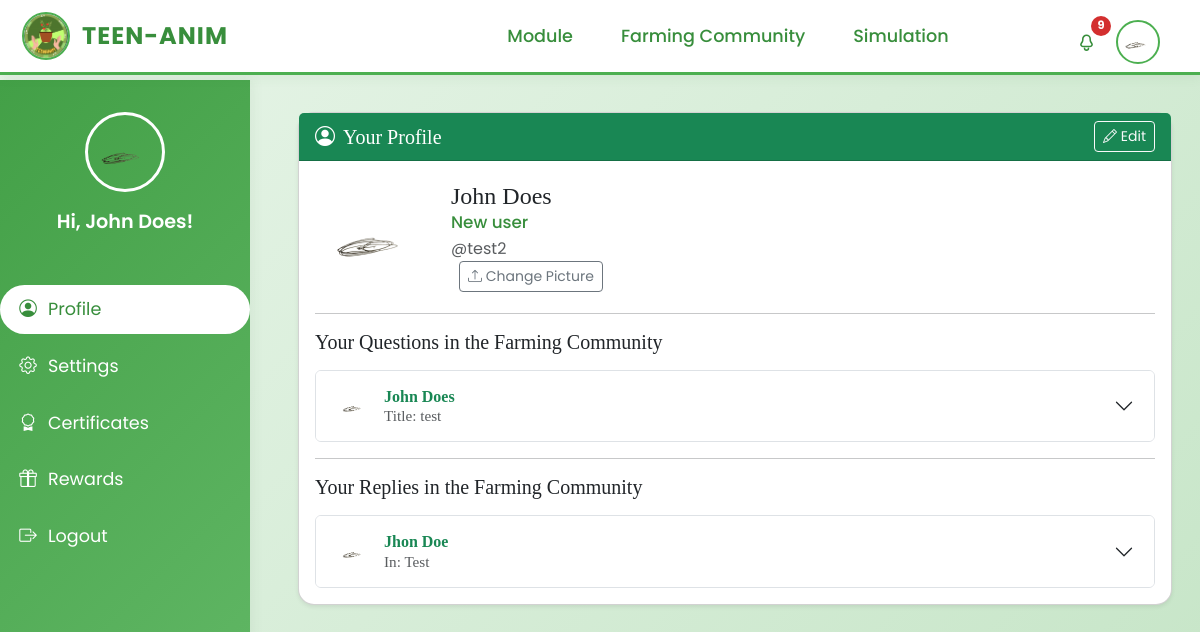
Page /php/userpage.php (signed in) on the committed database.
### tables this page shows
CREATE TABLE `users` (
  `user_id` int(11) NOT NULL,
  `name` varchar(100) NOT NULL,
  `username` varchar(100) NOT NULL,
  `password` varchar(255) NOT NULL,
  `role` enum('student','admin','agriculturist','new user') NOT NULL,
  `date_created` timestamp NOT NULL DEFAULT current_timestamp(),
  `status` varchar(10) DEFAULT 'active',
  `profile_picture` varchar(255) DEFAULT NULL,
  `email` varchar(255) DEFAULT NULL,
  `verification_code` varchar(10) DEFAULT NULL,
  `verification_expires` datetime DEFAULT NULL,
  `email_verified` tinyint(1) DEFAULT 0,
  `offense_count` int(11) NOT NULL DEFAULT 0,
  `restriction_until` datetime DEFAULT NULL,
  `restriction_type` enum('none','temporary','permanent') NOT NULL DEFAULT 'none'
);

CREATE TABLE `questions` (
  `question_id` int(11) NOT NULL,
  `user_id` int(11) NOT NULL,
  `title` varchar(255) NOT NULL,
  `body` text NOT NULL,
  `image_path` varchar(255) DEFAULT NULL,
  `created_at` datetime DEFAULT current_timestamp(),
  `updated_at` datetime DEFAULT NULL,
  `status` enum('pending','approved','rejected') DEFAULT 'pending',
  `best_reply_id` int(11) DEFAULT NULL
);

CREATE TABLE `reply` (
  `reply_id` int(11) NOT NULL,
  `question_id` int(11) NOT NULL,
  `user_id` int(11) NOT NULL,
  `body` text NOT NULL,
  `created_at` datetime DEFAULT current_timestamp(),
  `updated_at` datetime DEFAULT NULL
);

### php/userpage.php (the view, shortened to what this page needs)
<?php
    include 'connection.php';
    $sql = "SELECT * FROM users WHERE user_id = {$_SESSION['user_id']}";
    $result = $conn->query($sql);
    if ($result->num_rows > 0) {
        $user = $result->fetch_assoc();
    } else {
        echo "User details not found.";
        exit();
    }
    $question_sql = "SELECT * FROM questions WHERE user_id = {$_SESSION['user_id']} ORDER BY created_at DESC";
    $question_result = $conn->query($question_sql);
    $reply_sql = "SELECT r.*, q.title, q.body AS question_body, q.created_at AS question_created_at, u.name AS author_name, u.profile_picture AS author_profile_picture FROM reply r
                  JOIN questions q ON r.question_id = q.question_id
                  JOIN users u ON q.user_id = u.user_id
                  WHERE r.user_id = {$_SESSION['user_id']} ORDER BY r.created_at DESC";
    $reply_result = $conn->query($reply_sql);
    $active_section = isset($_GET['section']) ? $_GET['section'] : 'profile';
?>
<!DOCTYPE html>
<html lang="en">
<head>
    <link rel="stylesheet" href="https://cdn.jsdelivr.net/npm/bootstrap@5.3.3/dist/css/bootstrap.min.css">
    <link rel="stylesheet" href="https://cdn.jsdelivr.net/npm/bootstrap-icons@1.10.5/font/bootstrap-icons.css">
    <link href="https://unpkg.com/aos@2.3.1/dist/aos.css" rel="stylesheet">
    <link rel="stylesheet" href="../css/userpage.css">
    <link rel="stylesheet" href="../css/homepage.css">
</head>
<body>
<?php include 'navbar.php'; ?>
<div class="sidebar d-flex flex-column align-items-center">
    <img src="<?php echo $profile_pic; ?>" class="avatar profile-picture" alt="User Avatar" onerror="this.onerror=null;this.src='../images/clearteenalogo.png';">
    <div class="username">Hi, <?php echo htmlspecialchars($user['name']); ?>!</div>
    <nav class="nav flex-column w-100 mt-4">
        <a class="nav-link <?php echo ($active_section == 'profile') ? 'active' : ''; ?>" href="?section=profile"><i class="bi bi-person-circle"></i> Profile</a>
        <a class="nav-link <?php echo ($active_section == 'settings') ? 'active' : ''; ?>" href="?section=settings"><i class="bi bi-gear"></i> Settings</a>
        <a class="nav-link <?php echo ($active_section == 'certificates') ? 'active' : ''; ?>" href="?section=certificates"><i class="bi bi-award"></i> Certificates</a>
        <a class="nav-link <?php echo ($active_section == 'rewards') ? 'active' : ''; ?>" href="?section=rewards"><i class="bi bi-gift"></i> Rewards</a>
        <a class="nav-link" href="logout.php"><i class="bi bi-box-arrow-right"></i> Logout</a>
    </nav>
</div>
<div class="main-content">
    <div class="container">
        <?php if ($active_section == 'profile'): ?>
            <div class="card shadow-sm mb-4" data-aos="fade-up">
                <div class="card-header bg-success text-white d-flex align-items-center justify-content-between">
                    <h5 class="mb-0"><i class="bi bi-person-circle me-2"></i>Your Profile</h5>
                    <button class="btn btn-outline-light btn-sm" data-bs-toggle="modal" data-bs-target="#editProfileModal"><i class="bi bi-pencil"></i> Edit</button>
                </div>
                <div class="card-body">
                    <div class="d-flex align-items-center mb-3">
                        <img src="<?php echo $profile_pic; ?>" class="avatar me-3 profile-picture" alt="User Avatar" onerror="this.onerror=null;this.src='../images/clearteenalogo.png';">
                        <div>
                            <h4 class="mb-0"><?php echo htmlspecialchars($user['name']); ?></h4>
                            <div style="font-size: 1.05em; color: #388e3c; font-weight: 500; margin-bottom: 2px;">
                                <?php echo htmlspecialchars(ucfirst($user['role'])); ?>
                            </div>
                            <div class="text-muted">@<?php echo htmlspecialchars($user['username']); ?></div>
                            <button class="btn btn-outline-secondary btn-sm ms-2" data-bs-toggle="modal" data-bs-target="#uploadProfilePicModal">
                                <i class="bi bi-upload"></i> Change Picture
                            </button>
                        </div>
                    </div>
                    <hr>
                    <h5 class="mb-3">Your Questions in the Farming Community</h5>
                    <?php if ($question_result->num_rows > 0): ?>
                        <div class="accordion mb-3" id="questionsAccordion">
                            <?php $qidx = 0; while ($question = $question_result->fetch_assoc()): ?>
                                <div class="accordion-item">
                                    <h2 class="accordion-header" id="qheading<?php echo $qidx; ?>">
                                        <button class="accordion-button collapsed" type="button" data-bs-toggle="collapse" data-bs-target="#qcollapse<?php echo $qidx; ?>" aria-expanded="false" aria-controls="qcollapse<?php echo $qidx; ?>">
                                            <div class="d-flex align-items-center w-100">
                                                <img src="<?php echo $profile_pic; ?>" alt="User Avatar" style="width:36px;height:36px;border-radius:50%;object-fit:cover;margin-right:12px;" onerror="this.onerror=null;this.src='../images/clearteenalogo.png';">
                                                <div>
                                                    <span class="fw-semibold text-success"><?php echo htmlspecialchars($user['name']); ?></span><br>
                                                    <span class="text-muted" style="font-size:0.95em;">Title: <?php echo htmlspecialchars($question['title']); ?></span>
                                                </div>
                                            </div>
                                        </button>
                                    </h2>
                                </div>
                            <?php $qidx++; endwhile; ?>
                        </div>
                    <?php else: ?>
                        <p>No questions found.</p>
                    <?php endif; ?>
                    <hr>
                    <h5 class="mb-3">Your Replies in the Farming Community</h5>
                    <?php
                    $grouped_replies = [];
                    if ($reply_result->num_rows > 0) {
                        while ($reply = $reply_result->fetch_assoc()) {
                            $qid = $reply['question_id'];
                            if (!isset($grouped_replies[$qid])) {
                                $grouped_replies[$qid] = [
                                    'title' => $reply['title'],
                                    'question_body' => $reply['question_body'],
                                    'question_created_at' => $reply['question_created_at'],
                                    'author_name' => $reply['author_name'],
                                    'author_profile_picture' => $reply['author_profile_picture'],
                                    'replies' => []
                                ];
                            }
                            $grouped_replies[$qid]['replies'][] = $reply;
                        }
                    }
                    ?>
                    <?php if (!empty($grouped_replies)): ?>
                        <div class="accordion" id="repliesAccordion">
                            <?php $ridx = 0; foreach ($grouped_replies as $qid => $qdata): ?>
                                <div class="accordion-item">
                                    <h2 class="accordion-header" id="rheading<?php echo $ridx; ?>">
                                        <button class="accordion-button collapsed" type="button" data-bs-toggle="collapse" data-bs-target="#rcollapse<?php echo $ridx; ?>" aria-expanded="false" aria-controls="rcollapse<?php echo $ridx; ?>">
                                            <div class="d-flex align-items-center w-100">
                                                <img src="<?php echo !empty($qdata['author_profile_picture']) ? '../images/profile_pics/' . htmlspecialchars($qdata['author_profile_picture']) : '../images/clearteenalogo.png'; ?>" alt="Author Avatar" style="width:36px;height:36px;border-radius:50%;object-fit:cover;margin-right:12px;" onerror="this.onerror=null;this.src='../images/clearteenalogo.png';">
                                                <div>
                                                    <span class="fw-semibold text-success"><?php echo htmlspecialchars($qdata['author_name']); ?></span><br>
                                                    <span class="text-muted" style="font-size:0.95em;">In: <?php echo htmlspecialchars($qdata['title']); ?></span>
                                                </div>
                                            </div>
                                        </button>
                                    </h2>
                                </div>
                            <?php $ridx++; endforeach; ?>
                        </div>
                    <?php else: ?>
                        <p>No replies found.</p>
                    <?php endif; ?>
                </div>
            </div>
        <?php endif; ?>
    </div>
</div>
</body>
</html>

### php/navbar.php (shortened to what this page needs)
<?php
$base = '';
if (strpos($_SERVER['PHP_SELF'], 'Admin/') !== false) {
    $base = '../../';
} elseif (strpos($_SERVER['PHP_SELF'], 'Forum/') !== false) {
    $base = '../../';
} elseif (strpos($_SERVER['PHP_SELF'], 'php/') !== false) {
    $base = '../';
} else {
    $base = '';
}
$current_page = basename($_SERVER['PHP_SELF']);
$current_path = $_SERVER['PHP_SELF'];
$session_role = $_SESSION['role'] ?? '';
function isActiveLink($link_path, $current_path, $current_page) {
    return false;
}
?>
<link rel="stylesheet" href="<?php echo $base; ?>css/navbar.css">
<nav class="navbar navbar-expand-lg fixed-top navbar-modern w-100">
  <div class="container-fluid">
    <?php if (!isset($_SESSION['logged_in']) || $_SESSION['logged_in'] !== true): ?>
      <?php
        $is_login_page = strpos($_SERVER['PHP_SELF'], 'login.php') !== false;
      ?>
      <div class="d-flex w-100 align-items-center">
        <a class="navbar-brand me-auto" href="<?php echo $base; ?>index.php">
          <img src="<?php echo $base; ?>images/clearteenalogo.png" class="teenanimlogo" alt="home logo">
          TEEN-ANIM
        </a>
        <?php if (!$is_login_page): ?>
        <div class="ms-auto">
          <a href="<?php echo $base; ?>php/login.php" class="btn btn-signin">Sign In</a>
        </div>
        <div style="width: 120px;"></div>
        <?php else: ?>
        <div class="flex-grow-1"></div>
        <div style="width: 120px;"></div>
        <?php endif; ?>
      </div>
    <?php else: ?>
      <a class="navbar-brand" href="<?php echo $base; ?>index.php">
        <img src="<?php echo $base; ?>images/clearteenalogo.png" class="teenanimlogo" alt="home logo">
        TEEN-ANIM
      </a>
      <div class="collapse navbar-collapse" id="navbarNav">
        <?php if (!in_array($session_role, ['admin', 'agriculturist'], true)): ?>
          <ul class="navbar-nav justify-content-center w-100 align-items-lg-center">
            <li class="nav-item">
              <a class="nav-link <?php echo isActiveLink('modulepage.php', $current_path, $current_page) ? 'active' : ''; ?>" href="<?php echo $base; ?>php/modulepage.php">Module</a>
            </li>
            <li class="nav-item">
              <a class="nav-link <?php echo isActiveLink('community.php', $current_path, $current_page) ? 'active' : ''; ?>" href="<?php echo $base; ?>php/Forum/community.php">Farming Community</a>
            </li>
            <li class="nav-item">
              <a class="nav-link <?php echo isActiveLink('simulation.php', $current_path, $current_page) ? 'active' : ''; ?>" href="<?php echo $base; ?>php/simulation.php">Simulation</a>
            </li>
          </ul>
        <?php else: ?>
          <div class="w-100"></div>
        <?php endif; ?>
      </div>
    <?php endif; ?>
  </div>
</nav>
<?php if (isset($_SESSION['logged_in']) && $_SESSION['logged_in'] === true): ?>
  <?php
    include_once dirname(__FILE__) . '/connection.php';
    $user_id = $_SESSION['user_id'];
    $profile_pic = '';
    $sql = "SELECT name, profile_picture, role FROM users WHERE user_id = ?";
    $unread_notifications = 0;
    if ($stmt = $conn->prepare($sql)) {
      $stmt->bind_param("i", $user_id);
      $stmt->execute();
      $stmt->bind_result($name, $profile_picture, $role);
      if ($stmt->fetch()) {
        $profile_pic = !empty($profile_picture) ? $base . "images/profile_pics/" . htmlspecialchars($profile_picture) : $base . "images/clearteenalogo.png";
      } else {
        $profile_pic = $base . "images/clearteenalogo.png";
      }
    } else {
      $profile_pic = $base . "images/clearteenalogo.png";
    }
    $notifCountStmt = $conn->prepare("
      SELECT COUNT(*)
      FROM notifications
      WHERE user_id = ? AND is_read = 0
    ");
    if ($notifCountStmt) {
      $notifCountStmt->bind_param("i", $user_id);
      $notifCountStmt->execute();
      $notifCountStmt->bind_result($unreadCount);
      if ($notifCountStmt->fetch()) {
        $unread_notifications = (int) $unreadCount;
      }
    }
  ?>
  <div class="profile-dropdown-topright position-fixed d-flex align-items-start gap-2" style="top: 20px; right: 40px; z-index: 2000;">
    <div class="dropdown">
      <a class="btn btn-profile d-flex align-items-center justify-content-center position-relative p-0" href="#" id="notificationDropdownTop" role="button" data-bs-toggle="dropdown" aria-expanded="false" style="background: none; border: none; width: 44px; height: 44px;">
        <?php if ($unread_notifications > 0): ?>
          <span class="notification-badge"><?= $unread_notifications ?></span>
        <?php endif; ?>
      </a>
    </div>
    <div class="dropdown">
      <a class="btn btn-profile d-flex align-items-center p-0" href="#" id="profileDropdownTop" role="button" data-bs-toggle="dropdown" aria-expanded="false" style="background: none; border: none;">
        <img src="<?php echo $profile_pic; ?>" alt="Profile" class="profile-pic-navbar" style="width: 44px; height: 44px; border-radius: 50%; object-fit: cover; border: 2px solid #4caf50; background: #fff;">
      </a>
    </div>
  </div>
<?php endif; ?>

### rows in the picture
users: profile_picture (picture), name "John Does", role "New user", username "test2"
questions: user.profile_picture (picture), user.name "John Does", title "test"
reply: users.profile_picture (picture), users.name "Jhon Doe", question.title "Test"

### other values in the picture
$unread_notifications "9"
